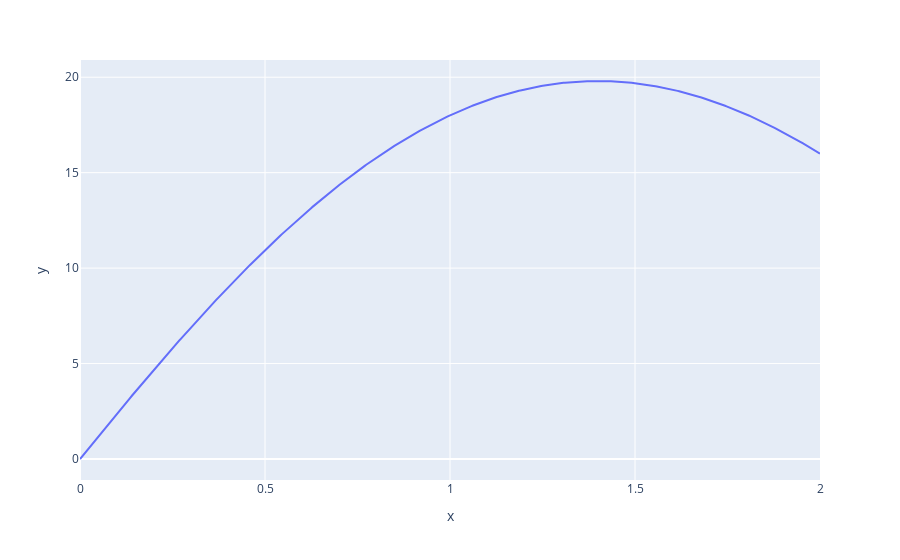

Here is the notebook cell this chart was saved with:
### Code cell
graficar(f,x,(0,2))

### Figure 1 — Plotly figure (JSON) as saved in the notebook; plotly's stock layout.template omitted (floating-point values rounded to 4 significant figures; data arrays with more than 128 entries replaced by an {"elided": "..."} marker saying what was removed)
{"data": [{"hovertemplate": "x=%{x}<br>y=%{y}<extra></extra>", "legendgroup": "", "line": {"color": "#636efa", "dash": "solid"}, "marker": {"symbol": "circle"}, "mode": "lines", "name": "", "orientation": "v", "showlegend": false, "type": "scatter", "x": {"elided": "500 float values"}, "xaxis": "x", "y": {"elided": "500 float values"}, "yaxis": "y"}], "layout": {"legend": {"tracegroupgap": 0}, "margin": {"t": 60}, "xaxis": {"anchor": "y", "domain": [0, 1], "title": {"text": "x"}}, "yaxis": {"anchor": "x", "domain": [0, 1], "title": {"text": "y"}}}}
